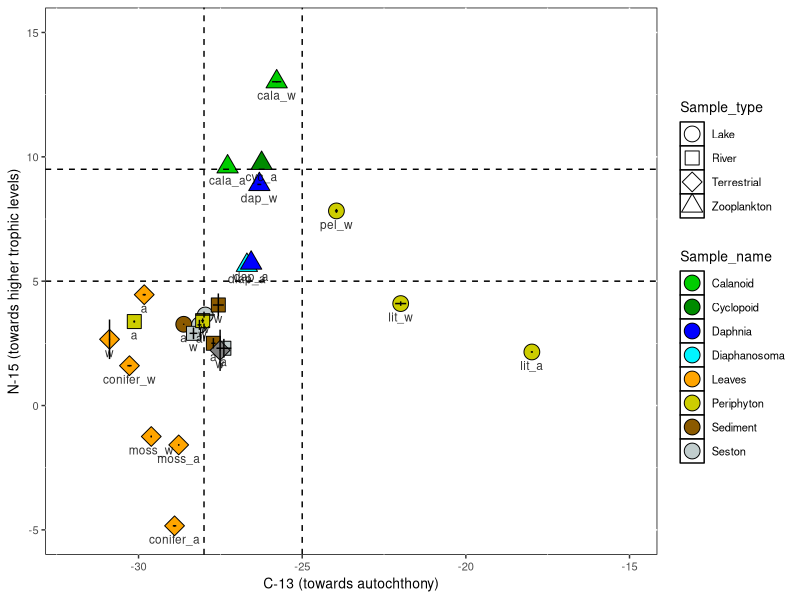
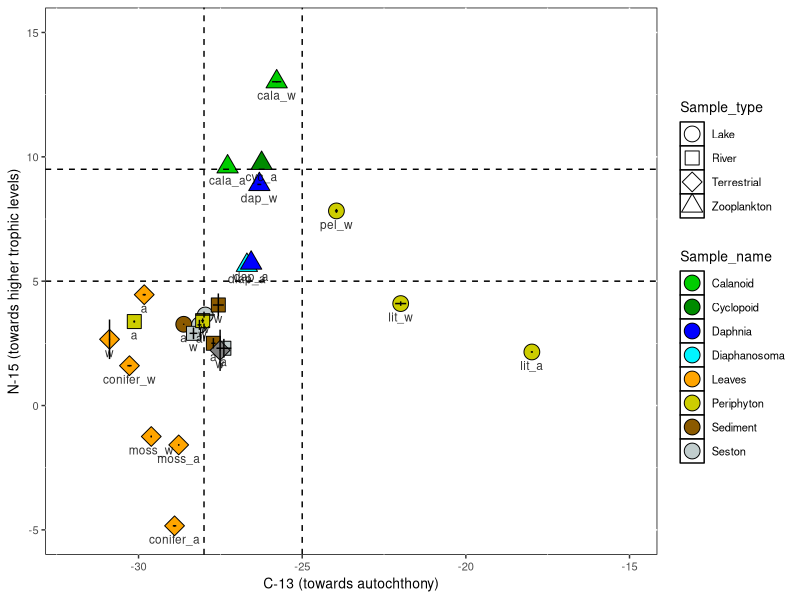

Here is the R script that generated these plots, in order:
#SIA data

#PACKAGES REQUIRED
library(ggplot2) #nice plots
library(RColorBrewer) #define number of colors you want from brewer palette
library(cowplot) #nice plots
library(gtable) #align plots
library(gridExtra) #nice plots
library(tidyverse) #manipulate datasets

#BIPLOTS SIA
#input file
SIAdf <- read.csv("Data/SIA_biplot.csv", stringsAsFactors = T)
str(SIAdf)
names(SIAdf)

#plot
Fig_BI_SIA <- ggplot(SIAdf, aes(x=C13mean, y=N15mean)) + 
  geom_point(aes(shape = Sample_type , fill = Sample_name), size=5) + # add the point markers
  scale_shape_manual(name = "Sample_type",
                     values =c("Lake" = 21,
                               "River" = 22,
                               "Terrestrial" = 23,
                               "Zooplankton" = 24))+
  scale_fill_manual(name = "Sample_name",
                    values=c("Calanoid" = "green3", 
                             "Cyclopoid" = "green4",
                             "Diaphanosoma"="turquoise1", 
                             "Daphnia"="blue",
                             "Seston"="azure3",
                             "Sediment"="orange4",
                             "Periphyton"="yellow3",
                             "Leaves"="orange",
                             "Soil"="gray20")) +
  guides(fill = guide_legend(override.aes = list(shape = 21)))+
  geom_errorbar(data = SIAdf, 
               mapping = aes(x = C13mean,
                             ymin = N15mean - N15sd, 
                             ymax = N15mean + N15sd), 
                width = 0, inherit.aes = FALSE) +
 geom_errorbarh(data = SIAdf, 
                 mapping = aes(y = N15mean,
                               xmin = C13mean - C13sd,
                               xmax = C13mean + C13sd),
                 height = 0, inherit.aes = FALSE)+
  
  xlim(-32, -15)+
  xlab("C-13 (towards autochthony)")+
  ylim(-5,15)+
  ylab("N-15 (towards higher trophic levels)")+
geom_text(data=SIAdf,aes(x=C13mean,y=N15mean,label=Sample_ID),size=3,vjust=2, alpha = 0.8, check_overlap = F) +
 theme(text = element_text(size = 10))+
  geom_hline(yintercept = 5, lty = 2) +
  geom_hline(yintercept = 9.5, lty = 2) +
  geom_vline(xintercept = -25, lty = 2) +
  geom_vline(xintercept = -28, lty = 2) +
theme(panel.background = element_rect(fill = "white", colour = "black"),
      legend.position = "right")

#view plot
Fig_BI_SIA
#save figure as image
ggsave("Figures/Fig_BI_SIA.jpeg", width = 20, height = 15, units = "cm")

